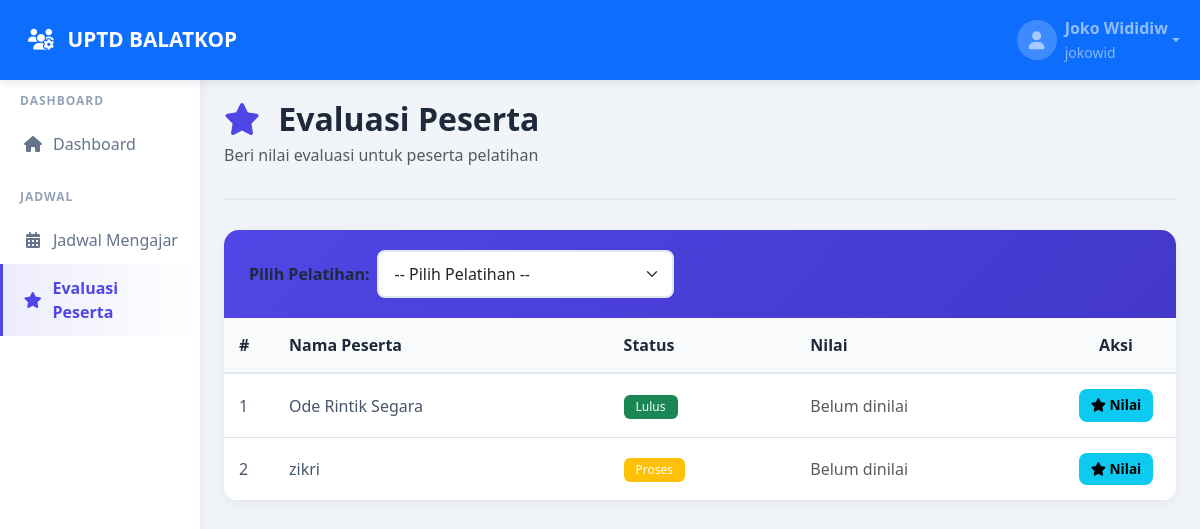
Page /Instruktur/evaluasi.php?pelatihan_id=1 (signed in) on the committed database.
### tables this page shows
CREATE TABLE `riwayat_peserta` (
  `id` int(11) NOT NULL,
  `peserta_id` int(11) NOT NULL,
  `pelatihan_id` int(11) NOT NULL,
  `tanggal_ikut` date DEFAULT NULL,
  `status` enum('Lulus','Tidak Lulus','Proses') DEFAULT 'Proses',
  `created_at` timestamp NULL DEFAULT current_timestamp()
);

CREATE TABLE `peserta` (
  `id` int(11) NOT NULL,
  `nama_lengkap` varchar(100) NOT NULL,
  `email` varchar(100) DEFAULT NULL,
  `telepon` varchar(20) DEFAULT NULL,
  `tanggal_lahir` date DEFAULT NULL,
  `file_ktp` varchar(255) DEFAULT NULL,
  `file_kk` varchar(255) DEFAULT NULL,
  `pelatihan_id` int(11) DEFAULT NULL,
  `status` enum('Aktif','Tidak Aktif') DEFAULT 'Aktif',
  `created_at` timestamp NULL DEFAULT current_timestamp(),
  `user_id` int(11) DEFAULT NULL
);

### Instruktur/evaluasi.php (the view, shortened to what this page needs)
<?php
$conn = getConnection();
$instruktur_id = $_SESSION['user_id'];
$pelatihan_id = isset($_GET['pelatihan_id']) ? (int)$_GET['pelatihan_id'] : 0;
$peserta = [];
if ($pelatihan_id) {
    $q = $conn->prepare("
        SELECT p.id, p.nama_lengkap, rp.status
        FROM riwayat_peserta rp
        JOIN peserta p ON rp.peserta_id = p.id
        WHERE rp.pelatihan_id = ?
        ORDER BY p.nama_lengkap
    ");
    $q->bind_param("i", $pelatihan_id);
    $q->execute();
    $peserta = $q->get_result();
}
?>
<!DOCTYPE html>
<html lang="id">
<head>
    <link href="https://cdn.jsdelivr.net/npm/bootstrap@5.3.0/dist/css/bootstrap.min.css" rel="stylesheet">
    <link rel="stylesheet" href="https://cdnjs.cloudflare.com/ajax/libs/font-awesome/6.4.0/css/all.min.css">
    <link rel="stylesheet" href="../assets/css/style.css">
</head>
<body>
<?php include '../includes/navbar.php'; ?>
<div class="container-fluid">
    <div class="row">
        <?php include '../includes/sidebar.php'; ?>
        <main class="col-md-9 ms-sm-auto col-lg-10 px-md-4 main-content">
            <div class="page-header">
                <h1><i class="fas fa-star"></i> Evaluasi Peserta</h1>
                <p class="text-muted">Beri nilai evaluasi untuk peserta pelatihan</p>
            </div>
            <div class="content-card">
                <div class="card-header">
                    <form method="get" class="row g-2 align-items-center">
                        <div class="col-auto">
                            <label for="pelatihan_id" class="form-label mb-0">Pilih Pelatihan:</label>
                        </div>
                        <div class="col-auto">
                            <select name="pelatihan_id" id="pelatihan_id" class="form-select" onchange="this.form.submit()" required>
                                <option value="">-- Pilih Pelatihan --</option>
                            </select>
                        </div>
                    </form>
                </div>
                <?php if ($pelatihan_id && $peserta && $peserta->num_rows > 0): ?>
                    <div class="table-responsive">
                        <table class="table table-hover align-middle">
                            <thead>
                                <tr>
                                    <th width="50">#</th>
                                    <th>Nama Peserta</th>
                                    <th>Status</th>
                                    <th>Nilai</th>
                                    <th width="120" class="text-center">Aksi</th>
                                </tr>
                            </thead>
                            <tbody>
                                <?php $no = 1; foreach ($peserta as $ps): ?>
                                    <?php
                                    $ev = $conn->query("SELECT * FROM evaluasi_pelatihan WHERE peserta_id={$ps['id']} AND pelatihan_id=$pelatihan_id AND instruktur_id=$instruktur_id")->fetch_assoc();
                                    ?>
                                    <tr>
                                        <td><?= $no++; ?></td>
                                        <td><?= htmlspecialchars($ps['nama_lengkap']); ?></td>
                                        <td>
                                            <span class="badge bg-<?= $ps['status'] == 'Lulus' ? 'success' : ($ps['status'] == 'Tidak Lulus' ? 'danger' : 'warning'); ?>">
                                                <?= $ps['status']; ?>
                                            </span>
                                        </td>
                                        <td>
                                            <?php if ($ev): ?>
                                                <span class="badge bg-primary">Akhir: <?= $ev['nilai_akhir']; ?></span>
                                            <?php else: ?>
                                                <span class="text-muted">Belum dinilai</span>
                                            <?php endif; ?>
                                        </td>
                                        <td class="text-center">
                                            <button class="btn btn-info btn-sm" onclick="showEvaluasiModal(<?= $ps['id']; ?>)">
                                                <i class="fas fa-star"></i> Nilai
                                            </button>
                                        </td>
                                    </tr>
                                <?php endforeach; ?>
                            </tbody>
                        </table>
                    </div>
                <?php elseif ($pelatihan_id): ?>
                    <div class="alert alert-info">
                        <i class="fas fa-info-circle"></i> Tidak ada peserta pada pelatihan ini.
                    </div>
                <?php endif; ?>
            </div>
        </main>
    </div>
</div>
</body>
</html>

### assets/css/style.css (style rules this page uses)
:root { --primary: #4f46e5; --primary-dark: #4338ca; --secondary: #06b6d4; --success: #10b981; --danger: #ef4444; --warning: #f59e0b; --info: #3b82f6; --dark: #1e293b; --light: #f8fafc; --sidebar-width: 250px; }
* { margin: 0; padding: 0; box-sizing: border-box; }
body { font-family: 'Segoe UI', Tahoma, Geneva, Verdana, sans-serif; background-color: #f1f5f9; overflow-x: hidden; }
.main-content { margin-top: 20px; padding-bottom: 40px; }
.page-header { margin-bottom: 30px; padding-bottom: 15px; border-bottom: 2px solid #e2e8f0; }
.page-header h1 { font-size: 2rem; font-weight: 700; color: var(--dark); margin-bottom: 5px; }
.page-header h1 i { color: var(--primary); margin-right: 10px; }
.content-card { background: white; border-radius: 15px; box-shadow: 0 4px 15px rgba(0,0,0,0.05); margin-bottom: 30px; overflow: hidden; animation: fadeInUp 0.6s ease-out; }
.content-card .card-header { background: linear-gradient(135deg, var(--primary) 0%, var(--primary-dark) 100%); color: white; padding: 20px 25px; border: none; }
.table { margin-bottom: 0; }
.table thead th { background: #f8fafc; color: var(--dark); font-weight: 600; border-bottom: 2px solid #e2e8f0; padding: 15px; }
.table tbody td { padding: 15px; vertical-align: middle; color: #475569; }
.table-hover tbody tr { transition: all 0.3s; }
.badge { padding: 6px 12px; font-weight: 500; border-radius: 6px; }
.btn { padding: 10px 20px; border-radius: 8px; font-weight: 600; transition: all 0.3s; border: none; }
.btn-sm { padding: 6px 12px; font-size: 0.85rem; }
.form-control, .form-select { border: 2px solid #e2e8f0; border-radius: 8px; padding: 10px 15px; transition: all 0.3s; }
.form-label { font-weight: 600; color: var(--dark); margin-bottom: 8px; }

### rows in the picture
riwayat_peserta: peserta.nama_lengkap "Ode Rintik Segara", status "Lulus"
riwayat_peserta: peserta.nama_lengkap "zikri", status "Proses"

### other values in the picture
APP_NAME "UPTD BALATKOP"
$_SESSION['nama_lengkap'] "Joko Wididiw"
$_SESSION['username'] "jokowid"
